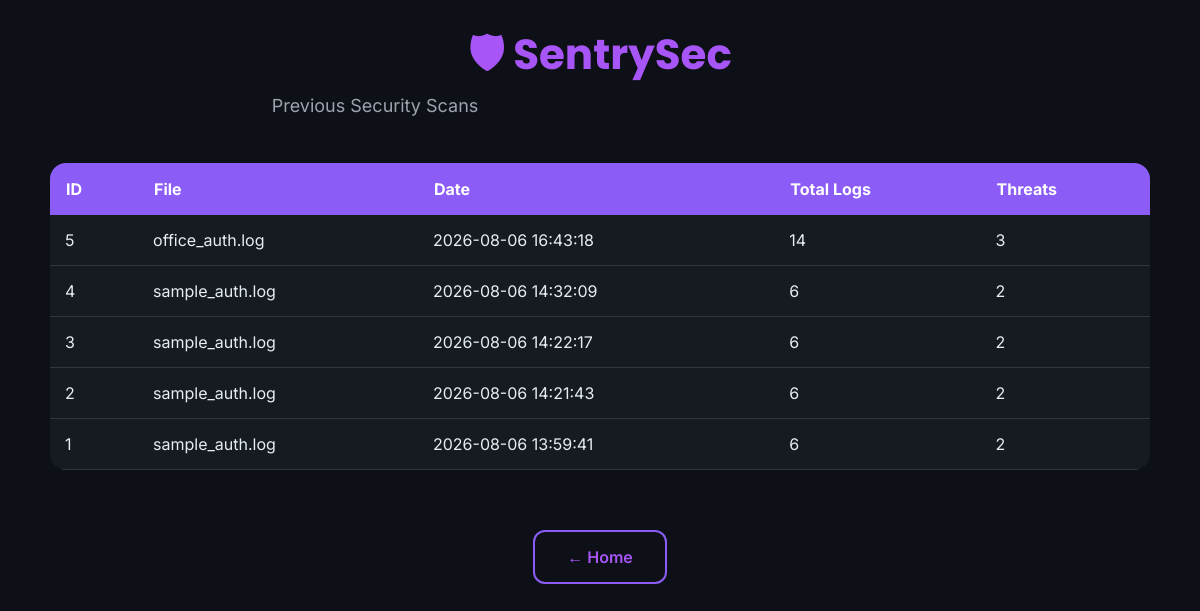
Before: /history with the older database file.
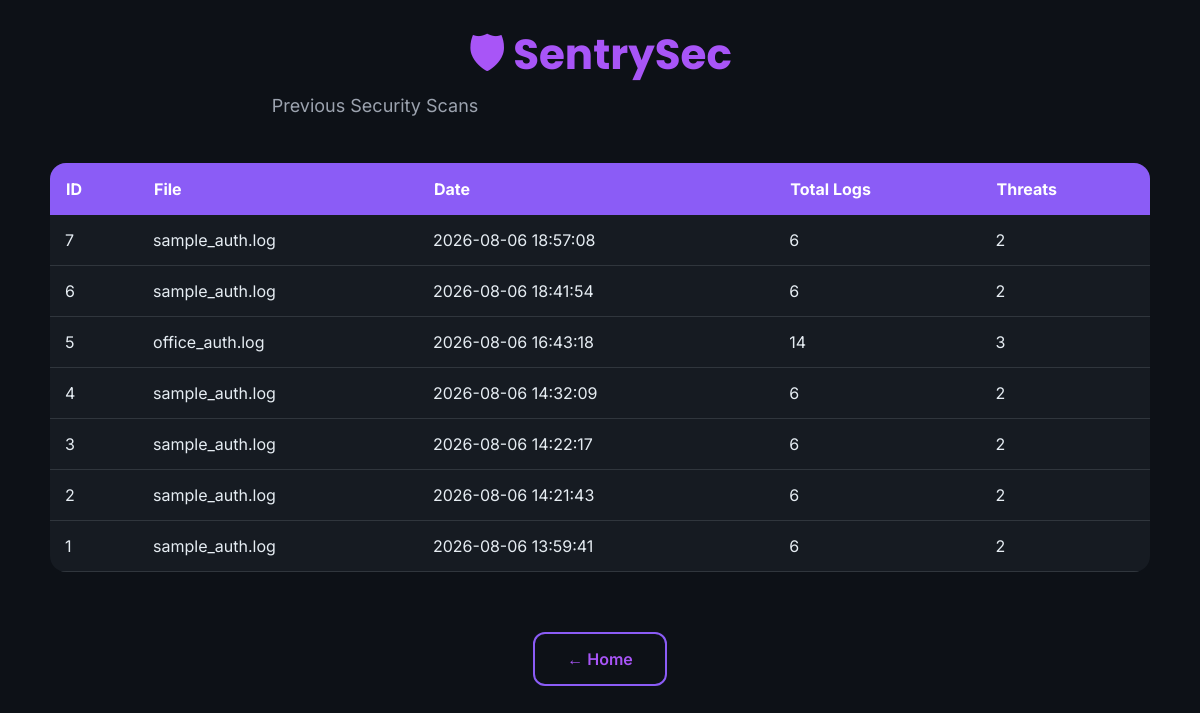
After: the same page with the newer database file.
### tables this page shows
CREATE TABLE scan_history (

            id INTEGER PRIMARY KEY AUTOINCREMENT,

            filename TEXT,

            scan_time TIMESTAMP DEFAULT CURRENT_TIMESTAMP,

            total_logs INTEGER,

            failed_logins INTEGER,

            successful_logins INTEGER,

            threat_count INTEGER

        );

### app.py (the view)
@app.route("/history")
def history():
    scans = get_history()
    return render_template(
        "history.html",
        scans=scans
    )

### database.py (called while the page is built)
def get_connection():
    conn = sqlite3.connect(DATABASE)
    conn.row_factory = sqlite3.Row
    return conn

def get_history():
    conn = get_connection()
    cursor = conn.cursor()
    cursor.execute("""
        SELECT *

        FROM scan_history

        ORDER BY id DESC
    """)
    rows = cursor.fetchall()
    conn.close()
    return rows

### templates/history.html (shortened to what this page needs)
<!DOCTYPE html>
<html lang="en">
<head>
<link rel="stylesheet"
href="{{ url_for('static', filename='style.css') }}">
</head>
<body>
<div class="dashboard">
<div class="page-title">
<h1>🛡 SentrySec</h1>
<p>Previous Security Scans</p>
</div>
<table class="history-table">
<tr>
<th>ID</th>
<th>File</th>
<th>Date</th>
<th>Total Logs</th>
<th>Threats</th>
</tr>
{% for scan in scans %}
<tr
    onclick="window.location='/scan/{{ scan[0] }}'"
    style="cursor:pointer;"
>
    <td>{{ scan[0] }}</td>
    <td>{{ scan[1] }}</td>
    <td>{{ scan[2] }}</td>
    <td>{{ scan[3] }}</td>
    <td>{{ scan[6] }}</td>
</tr>
{% endfor %}
</table>
<br>
<div class="button-group">
    <a href="/" class="secondary-btn">
        ← Home
    </a>
</div>
</div>
</body>
</html>

### static/style.css (style rules this page uses)
* { margin:0; padding:0; box-sizing:border-box; }
html,body { width:100%; height:100%; }
body { font-family:"Inter",sans-serif; background:#0D1117; color:#E6EDF3; min-height:100vh; padding:30px; }
h1 { font-family:"Poppins",sans-serif; font-size:42px; line-height:1.2; margin-bottom:25px; }
p { max-width:650px; margin:0 auto 50px; color:#9CA3AF; font-size:18px; line-height:1.8; }
.dashboard { width:100%; max-width:1100px; margin:auto; }
.page-title { text-align:center; margin-bottom:40px; }
.page-title h1 { color:#A855F7; margin-bottom:10px; }
.page-title p { margin:0; color:#9CA3AF; }
.history-table { width:100%; border-collapse:collapse; background:#161B22; border-radius:16px; overflow:hidden; }
.history-table th { background:#8B5CF6; color:white; padding:16px; text-align:left; }
.history-table td { padding:15px; border-bottom:1px solid #30363D; }
.history-table tr { transition:.25s ease; }
.button-group { display:flex; justify-content:center; gap:20px; margin-top:40px; flex-wrap:wrap; }
.primary-btn, .secondary-btn { text-decoration:none; padding:15px 32px; border-radius:12px; font-weight:600; transition:.25s; display:inline-block; }
.secondary-btn { border:2px solid #8B5CF6; color:#A855F7; background:transparent; }

Changed rows visible on the page:
added scan_history: id "7", filename "sample_auth.log", scan_time "2026-08-06 18:57:08", total_logs "6", threat_count "2"
added scan_history: id "6", filename "sample_auth.log", scan_time "2026-08-06 18:41:54", total_logs "6", threat_count "2"
